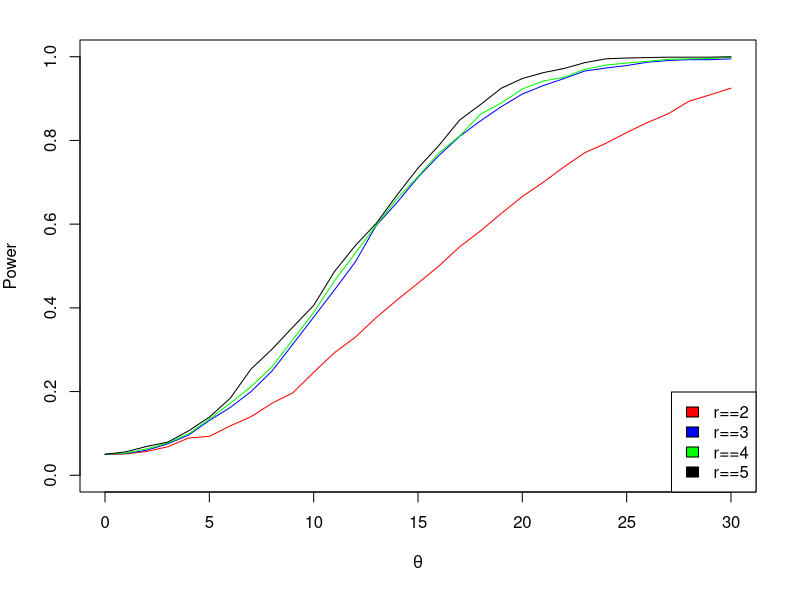

Here is the R script that generated this plot:
power.r2 = c(0.050 , 0.051 , 0.057 , 0.068 , 0.089 , 0.093 , 0.118 , 0.140 , 0.172 , 0.197 , 0.246 , 0.293 , 0.330 , 0.377 , 0.419 , 0.459 , 0.500 , 0.546 , 0.584 , 0.626 , 0.666 , 0.700 , 0.737 , 0.771 , 0.793 , 0.819 , 0.843 , 0.864 , 0.894 , 0.909 , 0.925)

power.r3 = c(0.050 , 0.052 , 0.060 , 0.075 , 0.096 , 0.131 , 0.162 , 0.200 , 0.249 , 0.313 , 0.378 , 0.443 , 0.510 , 0.597 , 0.652 , 0.712 , 0.764 , 0.810 , 0.847 , 0.881 , 0.911 , 0.931 , 0.948 , 0.966 , 0.973 , 0.979 , 0.987 , 0.991 , 0.993 , 0.993 , 0.995)

power.r4 = c(0.050 , 0.053 , 0.063 , 0.077 , 0.099 , 0.134 , 0.172 , 0.212 , 0.259 , 0.324 , 0.389 , 0.465 , 0.531 , 0.598 , 0.661 , 0.714 , 0.770 , 0.811 , 0.863 , 0.890 , 0.923 , 0.942 , 0.951 , 0.970 , 0.980 , 0.985 , 0.989 , 0.994 , 0.995 , 0.996 , 0.999)

power.r5 = c(0.050 , 0.056 , 0.069 , 0.079 , 0.106 , 0.139 , 0.184 , 0.254 , 0.301 , 0.354 , 0.406 , 0.487 , 0.549 , 0.602 , 0.670 , 0.734 , 0.788 , 0.849 , 0.886 , 0.925 , 0.948 , 0.962 , 0.972 , 0.986 , 0.995 , 0.997 , 0.998 , 0.999 , 0.999 , 0.999 , 1.000)

theta = 0:30

par(mar = c(5.4, 4, 2, 2.2), xpd = TRUE)
plot(theta, power.r2, xlim=c(theta[1],theta[length(theta)]), ylim=c(0,1), type="l", pch=3, col="red", xlab=expression(theta), ylab=expression(Power))
# Add a line
lines(theta, power.r3, xlim=c(theta[1],theta[length(theta)]), ylim=c(0,1), pch=3, col="blue", type="l")
# Add a line
lines(theta, power.r4, xlim=c(theta[1],theta[length(theta)]), ylim=c(0,1), pch=3, col="green", type="l")
# Add a line
lines(theta, power.r5, xlim=c(theta[1],theta[length(theta)]), ylim=c(0,1), pch=3, col="black", type="l")
# Add a legend
legend("bottomright",
       c(expression(paste('r==2'),paste('r==3'),paste('r==4'),paste('r==5'))),
       fill=c("red","blue","green","black"))